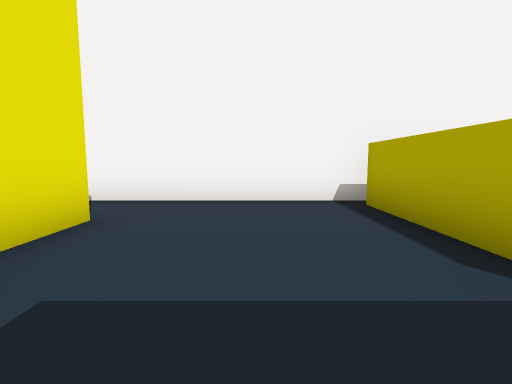
view 1 (above)

19 first-person views from a walk through a Unity game level. The camera is 1.4 m above the floor, tilts 6° down and sees 85° across. The floor is counted in squares, 2 m on a side. Each view is taken from the middle of a square. On the plan, view 1 faces up. The plan holds only what a view shows up to about 9 squares ahead; the rest is blank. The place goes on beyond the plan. The player character is not drawn. Some animated figures are left out.

view 2
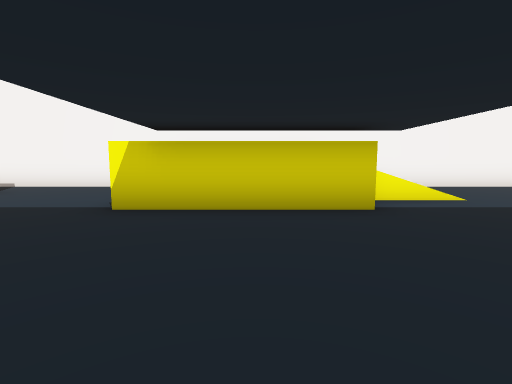

view 3
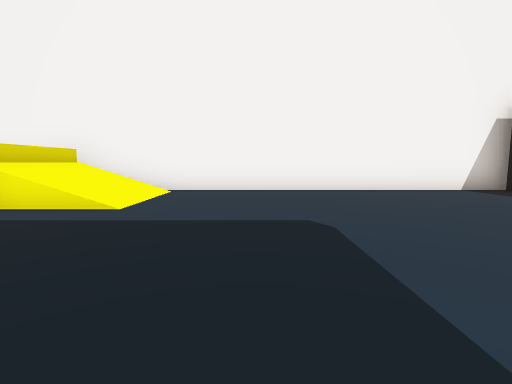

view 4
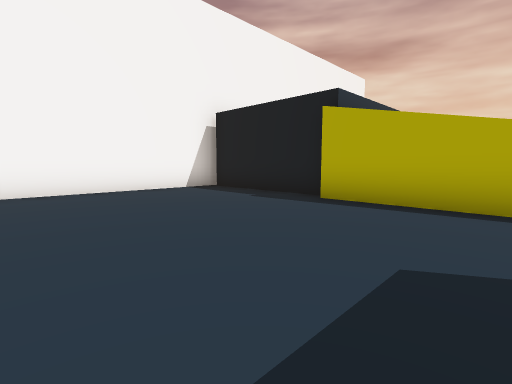

view 5
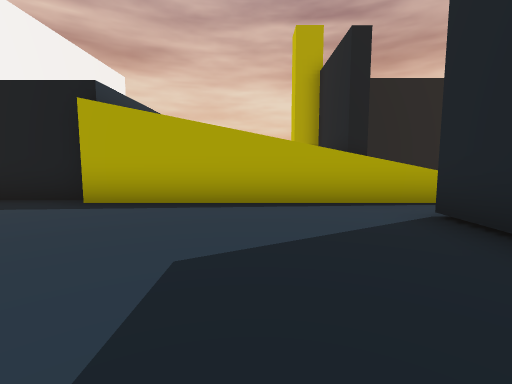

view 6
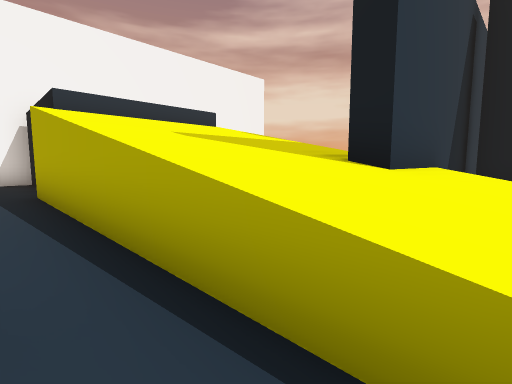

view 7
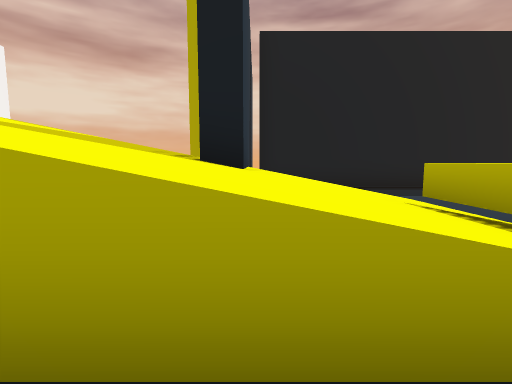

view 8
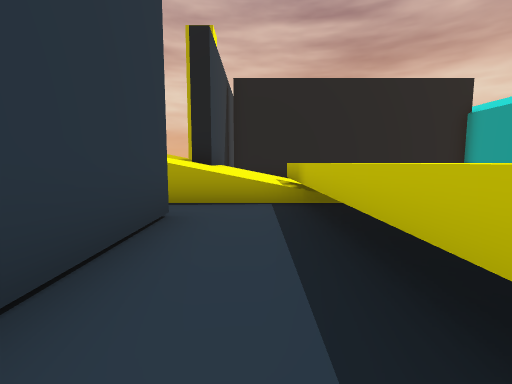

view 9
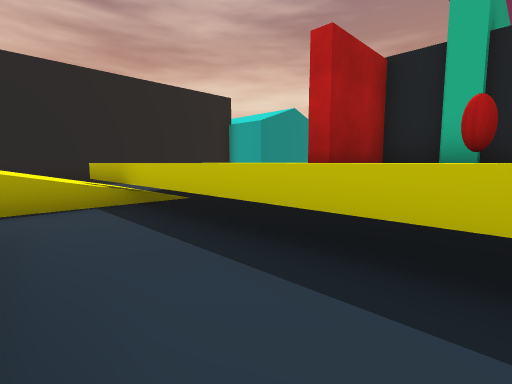

view 10
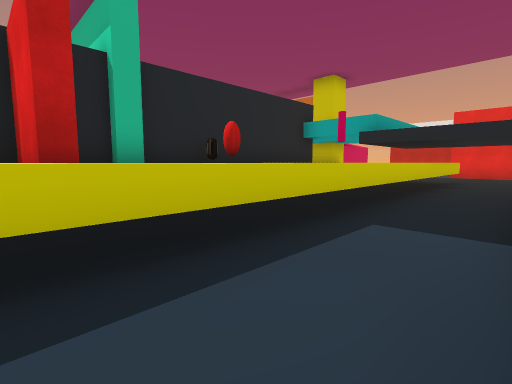

view 11
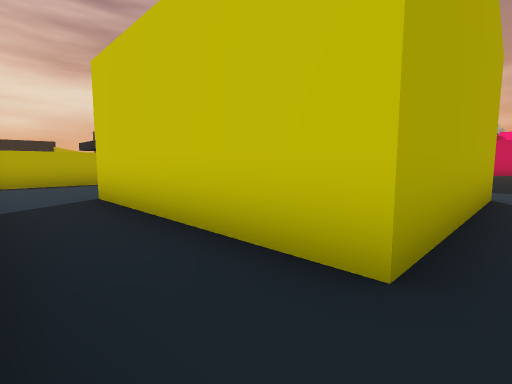

view 12
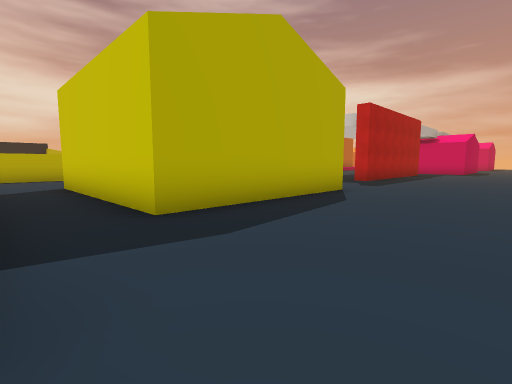

view 13
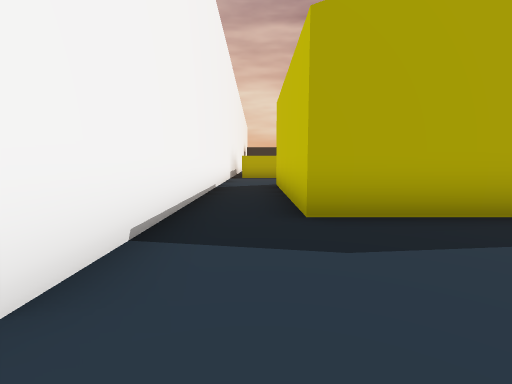

view 14
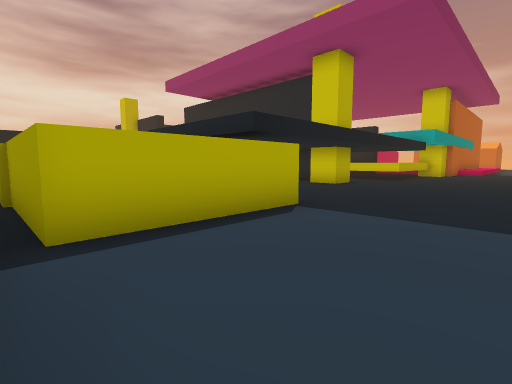

view 15
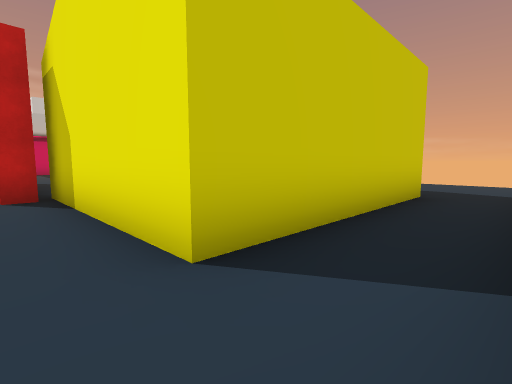

view 16
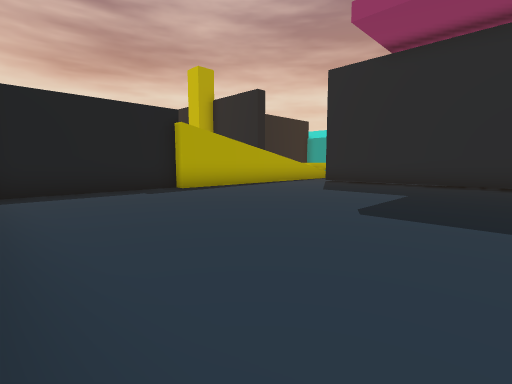

view 17
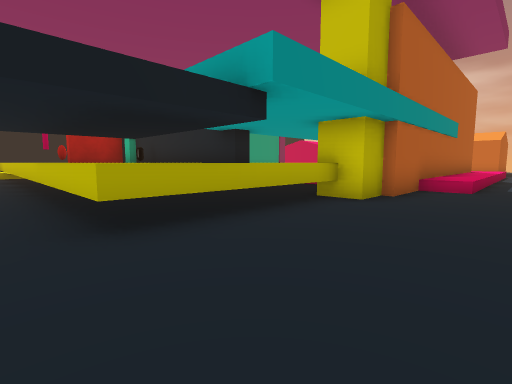

view 18
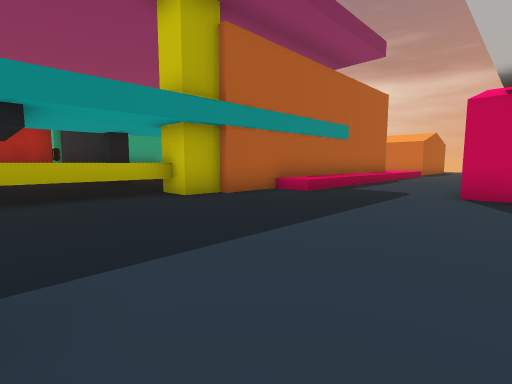

view 19
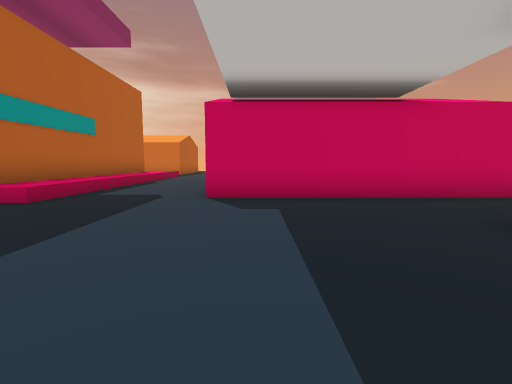

### Floor plan
Key: @ floor where view 1 was taken; # wall or solid block; . main floor; : floor 1.25 m higher than the main floor; / step, stairs or slope; ^ raised ledge; O other object.
Columns run from 11 left of view 1 to 25 right of it. Each row starts with its distance up from view 1.
  6   ############  #############
  5 ............................#
  4 .............OOOO///........#
  3 ....OOOOOO...O  O///........#
  2 ....O    O...OOOO///........#
  1 ....O    O................./^^^^
  0 ....O    O.@.............../////
 -1 ....O    O........  ......./////
 -2 .....    #.......   ......./////
 -3 .....     ......    ......./////
 -4 .....     ....      ######.///#######
 -5 .....     ...  ............////:  #
 -6            ................/////  #
 -7            ...^^^^^^^^^^^^^^^^//  #
 -8         ......^       ^^^^   ^....#
 -9         ......^         ^^      ..#
-10        .......^      O  ^^        #
-11       ........^  ^^^^^^^^^        #
-12       ........#                   #
-13     .........#
-14    .........^^
-15    OOOOOOO..^^
-16    OOOOOOO..^^
-17    OOOOOOO..^^
-18           ..^^

Where each view was taken, in squares from view 1:
view 1: 0 up, 0 right, facing up
view 2: 3 down, 4 right, facing up
view 3: 2 down, 10 right, facing up
view 4: 2 down, 11 right, facing up-right
view 5: 2 down, 11 right, facing right
view 6: 6 down, 15 right, facing up-right
view 7: 5 down, 15 right, facing right
view 8: 6 down, 11 right, facing right
view 9: 5 down, 11 right, facing down-right
view 10: 5 down, 14 right, facing down-left
view 11: 5 up, 8 left, facing down-right
view 12: 5 up, 11 left, facing down-right
view 13: 4 up, 11 left, facing right
view 14: 5 up, 1 left, facing down-right
view 15: 5 up, 1 left, facing down-left
view 16: 5 up, 9 right, facing down-right
view 17: 6 down, 0 right, facing down-right
view 18: 8 down, 3 left, facing down-right
view 19: 9 down, 3 left, facing down
